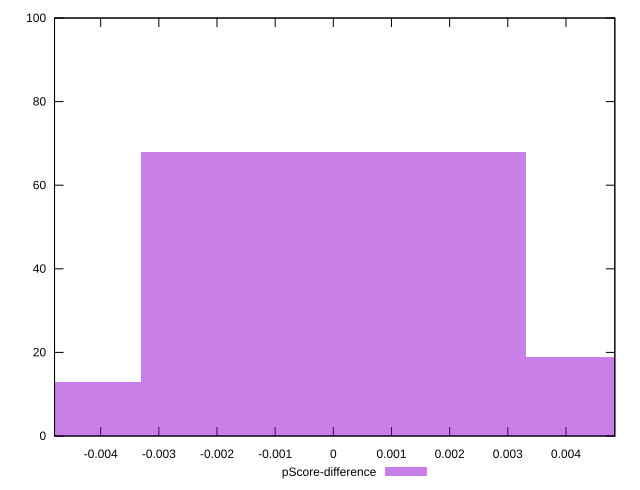

Here is the gnuplot script that generated this plot:
reset

$pScoreDifference <<EOF
0 68
0.006614726415859627 19
-0.006614726415859627 13
EOF

set key outside below
set boxwidth 0.006614726415859627
set xrange [-0.004793591390812257:0.004840316058292715]
set yrange [0:100]
set trange [0:100]
set style fill transparent solid 0.5 noborder
set terminal svg size 640, 490 enhanced background rgb 'white'
set output "report_00013_2021-02-09T12-04-24.940Z/interactive/samples/pages+cached+noadtech+nomedia+nocss/pScore-difference/histogram.svg"

plot $pScoreDifference title "pScore-difference" with boxes

reset
